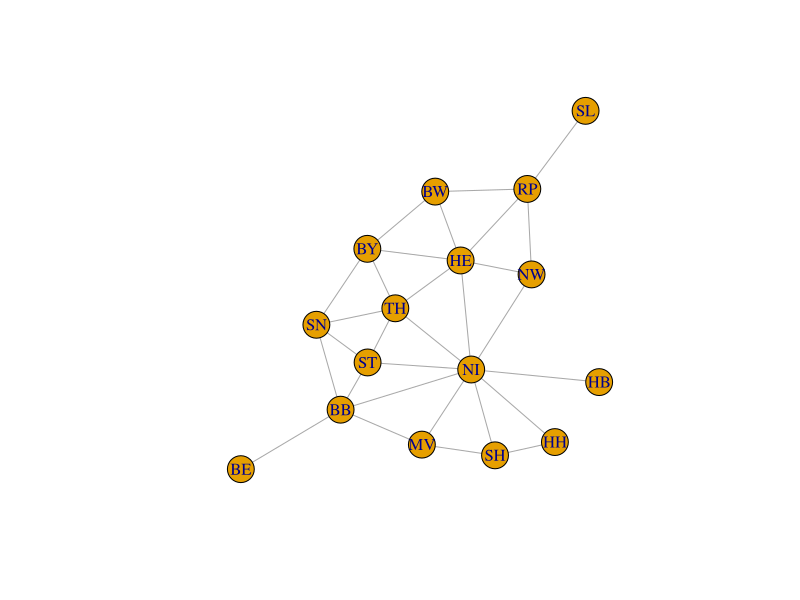
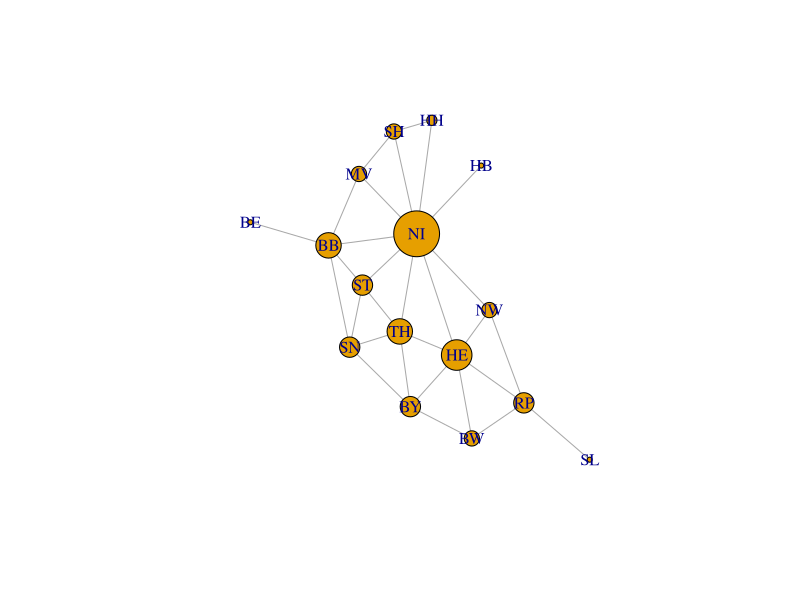

Source code (R) for these figures, in order:
## ---- chunk 1
require(igraph)
germany <- read.csv('germany_map.csv')
knitr::kable(head(germany), caption = "Edgelist")
## ---- chunk 2
g <- igraph::simplify(graph.data.frame(germany, directed = FALSE))
plot(g)
## ---- chunk 3
plot(g, vertex.size = degree(g) * 3)
## ---- chunk 4
knitr::kable(data.frame(crowd = c("Mathematicians", "Computer Scientists", "Social Scientists", "Most People (me included)", "Some People"), V = c("Vertices", "Nodes", "Actors", "Nodes", "Points"), E = c("Edges", "Arcs, Edges", "Ties", "Edges", "Lines")))
## ---- chunk 5
knitr::kable(data.frame(from = c('chainsawriot', 'whoever', 'kfc', 'kfc', 'kfc', 'kfc', 'kfc'), to = c('kfc', 'kfc', 'gerihalliwell', 'officialmelb','emmabunton','melaniecmusic','victoriabeckham')), caption = "Edgelist")
## ---- chunk 6
knitr::kable(data.frame(from = c('Mannheim', 'Mannheim', 'Ludwigshanfen'), to = c('Ludwigshanfen', 'Heidelberg', 'Heidelberg'), value = c(1, 3, 4)), caption = "Edgelist")
